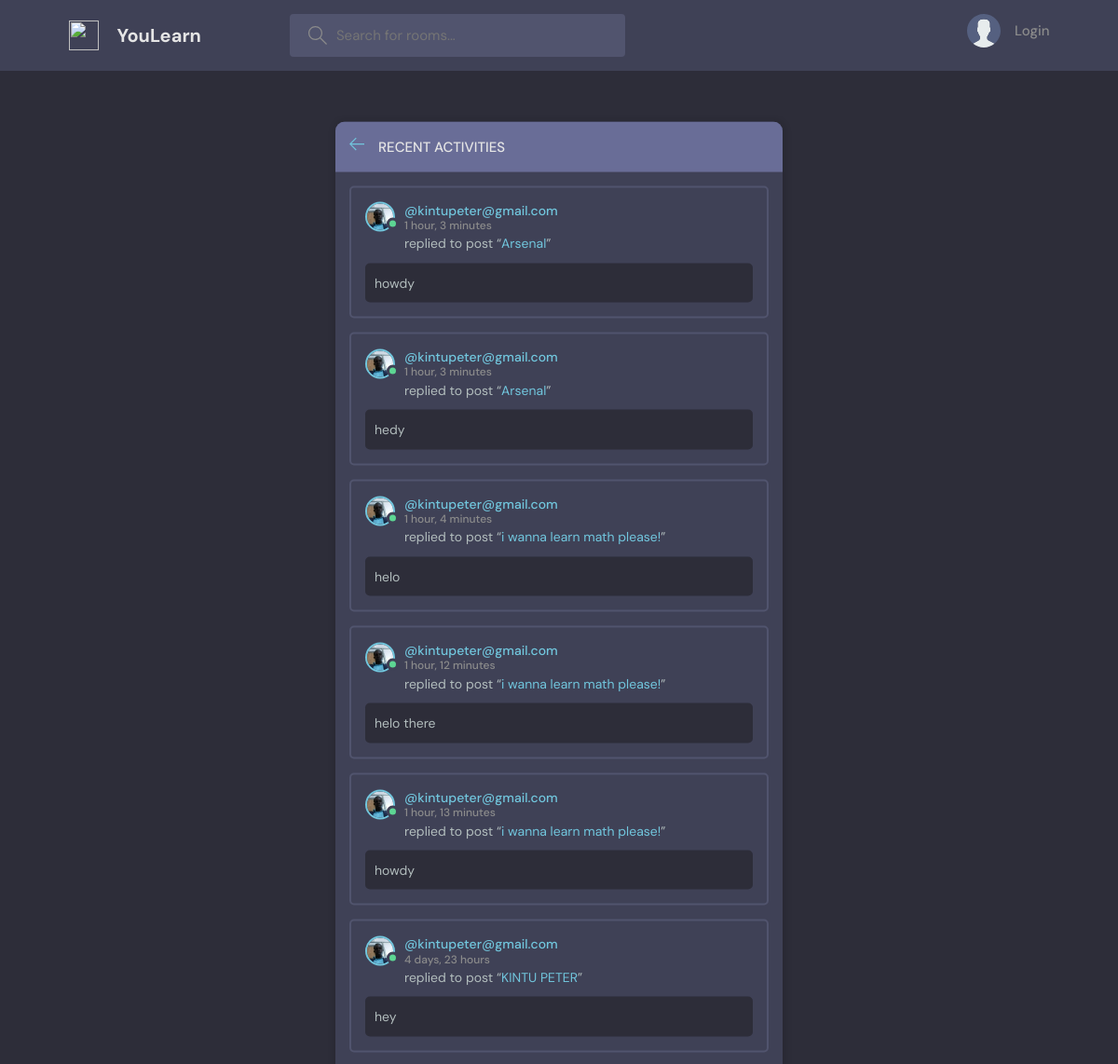
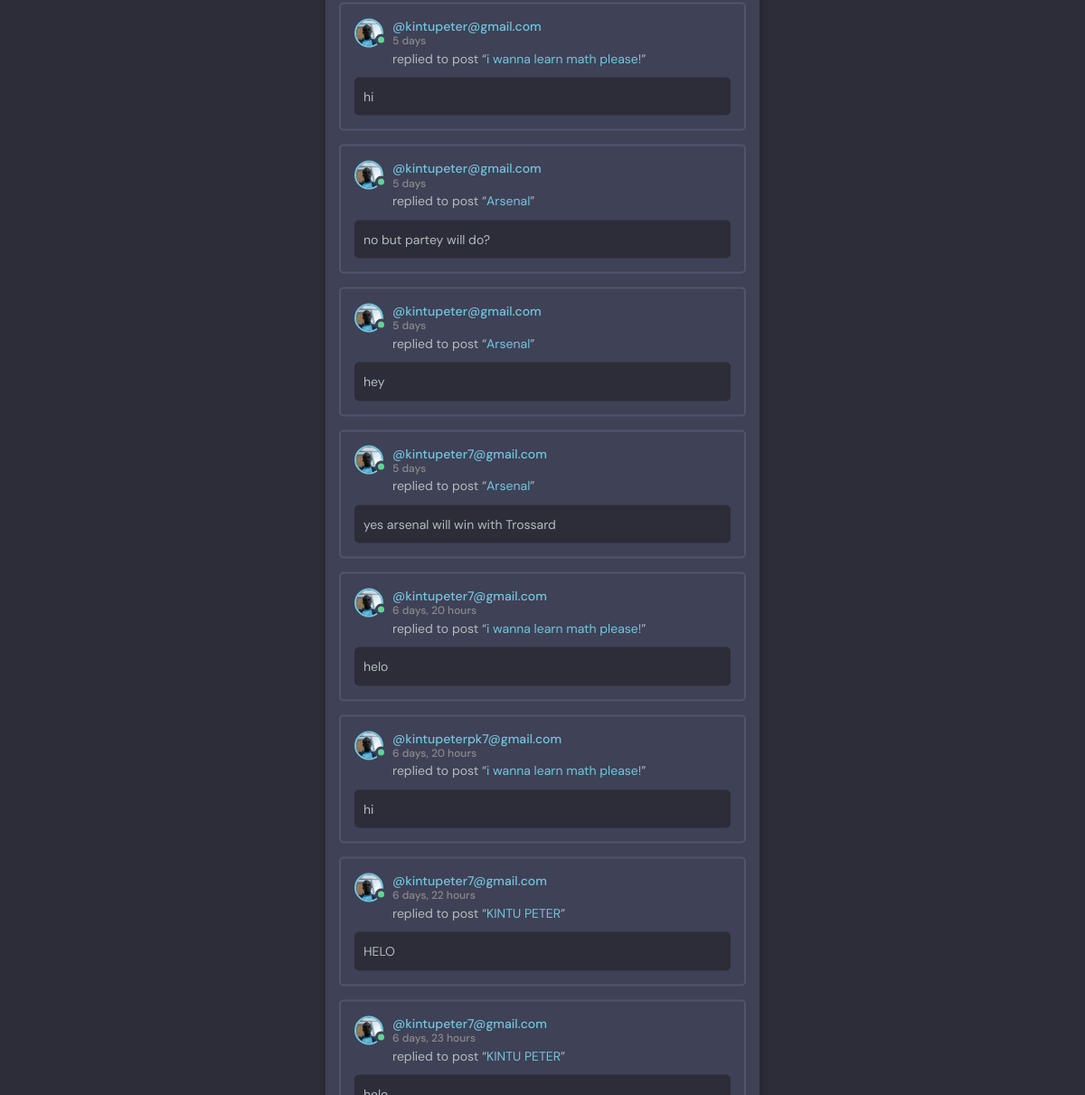
The page /activity/ on the database its author committed (2 pictures, top to bottom).
### Learn/models.py (models this page shows, shortened)
class Message(models.Model):
    user = models.ForeignKey(User, on_delete=models.CASCADE)
    room = models.ForeignKey(Room, on_delete=models.CASCADE)
    body = models.TextField()
    updated = models.DateTimeField(auto_now=True)
    created = models.DateTimeField(auto_now_add=True)
    class Meta:
        ordering = ['-updated', '-created' ]

class User(AbstractUser):
    name = models.CharField(max_length=200, null=True)
    email = models.EmailField(unique=True,  null=True)
    bio = models.TextField(null=True)
    avatar = models.ImageField(null=True, default="avatar.svg")
    USERNAME_FIELD = 'email'
    REQUIRED_FIELDS = []

class Room(models.Model):
    host = topic = models.ForeignKey(User, on_delete=models.SET_NULL, null=True)
    topic = models.ForeignKey(Topic, on_delete=models.SET_NULL, null=True)
    name = models.CharField(max_length=200)
    description = models.TextField(null=True, blank=True)
    participants = models.ManyToManyField(User, related_name='participants', blank=True)
    updated = models.DateTimeField(auto_now=True)
    created = models.DateTimeField(auto_now_add=True)
    class Meta:
        ordering = ['-updated', '-created' ]
    def __str__(self):
          return self.name

### Learn/views.py (the view)
# urls.py: path('activity/', views.activityPage, name="activity"),
def activityPage(request):
    room_messages = Message.objects.all()
    return render(request, 'Learn/activity.html', {'room_messages': room_messages})

### Learn/templates/Learn/activity.html (shortened to what this page needs)
{% extends 'main.html' %}
{% block content %}
    <main class="layout">
      <div class="container">
        <div class="layout__box">
          <div class="layout__boxHeader">
            <div class="layout__boxTitle">
              <a href="{% url 'home' %}">
                <svg version="1.1" xmlns="http://www.w3.org/2000/svg" width="32" height="32" viewBox="0 0 32 32">
                  <title>arrow-left</title>
                  <path
                    d="M13.723 2.286l-13.723 13.714 13.719 13.714 1.616-1.611-10.96-10.96h27.625v-2.286h-27.625l10.965-10.965-1.616-1.607z"
                  ></path>
                </svg>
              </a>
              <h3>Recent Activities</h3>
            </div>
          </div>
            {% for message in room_messages %}
            <div class="activities__box">
              <div class="activities__boxHeader roomListRoom__header">
                <a href="{% url 'user-profile' message.user.id %}" class="roomListRoom__author">
                  <div class="avatar avatar--small active">
                    <img src="{{message.user.avatar.url}}" />
                  </div>
                  <p>
                    @{{message.user}}
                    <span>{{message.created|timesince}}</span>
                  </p>
                </a>
              </div>
              <div class="activities__boxContent">
                <p>replied to post “<a href="{% url 'room' message.room.id %}">{{message.room}}</a>”</p>
                <div class="activities__boxRoomContent">
                  {{message.body}}
                </div>
              </div>
            </div>
          {% endfor %}
          </div>
        </div>
    </main>
    {% endblock content %}

### templates/main.html (shortened to what this page needs)
<!DOCTYPE html>
{% load static %}
<html lang="en">
  <head>
    <link rel="stylesheet" href="{% static 'styles/style.css' %}" />
  </head>
  <body>
    {% include 'navbar.html' %}
    {% block content %}
    {% endblock %}
  </body>
</html>

### templates/navbar.html (shortened to what this page needs)
{% load static %}
<header class="header header--loggedIn">
    <div class="container">
      <a href="{% url 'home' %}" class="header__logo">
        <img src="{% static 'images/logo.svg' %}" />
        <h1>YouLearn</h1>
      </a>
      <form class="header__search" method="GET" action="{% url 'home' %}">
        <label>
          <input name="q" placeholder="Search for rooms..." />
        </label>
      </form>
      <nav class="header__menu">
        {% if request.user.is_authenticated %}
        <div class="header__user">
          <a href="{% url 'update-user' %}">
            <div class="avatar avatar--medium active">
              <img src="{{request.user.avatar.url}}" />
            </div>
            <p>{{request.user.username}}<span>@{{request.user.username}}</span></p>
          </a>
          <button class="dropdown-button">
            <svg version="1.1" xmlns="http://www.w3.org/2000/svg" width="32" height="32" viewBox="0 0 32 32">
              <title>chevron-down</title>
              <path d="M16 21l-13-13h-3l16 16 16-16h-3l-13 13z"></path>
            </svg>
          </button>
        </div>
        {% else %}
          <a href="{% url 'login' %}">
            <img src="{% static 'images/avatar.svg' %}" />
            <p>Login</p>
          </a>
        {% endif %}
      </nav>
    </div>
  </header>

### static/styles/style.css (style rules this page uses)
:root { --color-main: #71c6dd; --color-main-light: #e1f6fb; --color-dark: #3f4156; --color-dark-medium: #51546e; --color-dark-light: #696d97; --color-light: #e5e5e5; --color-gray: #8b8b8b; --color-light-gray: #b2bdbd; --color-bg: #2d2d39; --color-success: #5dd693; --color-error: #fc4b0b; }
* { font-family: "DM Sans", -apple-system, BlinkMacSystemFont, "Segoe UI", Roboto, Oxygen, Ubuntu, Cantarell, "Open Sans", "Helvetica Neue", sans-serif; margin: 0; padding: 0; box-sizing: border-box; text-rendering: optimizeLegibility; font-size: inherit; }
html { font-size: 56.25%; }
@media only screen and (min-width: 1200px) { html { font-size: 62.5%; } }
body { line-height: 1.6; font-weight: 400; font-size: 1.5rem; color: var(--color-light-gray); background-color: var(--color-bg); min-height: 100vh; }
img { width: 100%; }
a { display: inline-block; color: var(--color-main); text-decoration: none; }
.container { max-width: 120rem; width: 90%; margin: auto; }
.avatar { position: relative; display: inline-block; border-radius: 50%; border: 2px solid var(--color-main); }
.avatar img { display: block; border-radius: 50%; object-fit: cover; object-position: center; }
.avatar::after { content: ""; display: block; position: absolute; background-color: var(--color-gray); z-index: 111; border-radius: 50%; border: 0.3rem solid var(--color-dark); }
.avatar.active::after { background-color: var(--color-success); }
.avatar.avatar--small img { width: 2.8rem; height: 2.8rem; }
.avatar.avatar--small:after { width: 0.7rem; height: 0.7rem; bottom: 0px; right: -6px; }
.header { padding: 1.5rem; background-color: var(--color-dark); }
.header > .container { display: flex; gap: 9.5rem; }
.header__logo, .header__user { display: flex; gap: 2rem; align-items: center; }
.header__logo > img { height: 3.2rem; width: 3.2rem; }
.header__logo > h1 { font-weight: 700; font-size: 2rem; color: var(--color-light); }
.header__search > label { background-color: var(--color-dark-medium); padding: 1.3rem 1rem; display: flex; align-items: center; gap: 1rem; border-radius: 4px; }
.header__search svg { fill: var(--color-gray); width: 2rem; height: 2rem; margin-left: 1rem; }
.header__search input { width: 30rem; background: transparent; border: none; outline: none; color: var(--color-light); }
.header__menu { margin-left: auto; position: relative; }
.header__menu a { display: flex; gap: 1.5rem; align-items: center; font-weight: 500; text-decoration: none; color: var(--color-gray); }
.header__menu img { height: 3.6rem; }
.header__menu p { line-height: 1.2; }
.layout { margin-top: 2.4rem; }
.layout > .container { display: flex; justify-content: space-between; align-items: flex-start; }
.layout__box { width: 90%; max-width: 48rem; min-height: 40rem; position: absolute; top: 50%; left: 50%; transform: translate(-50%, -46%); background-color: var(--color-dark); border-radius: 1rem; box-shadow: 1px 1px 6px 3px rgba(0, 0, 0, 0.1); overflow: hidden; }
.layout__boxHeader { display: flex; padding: 1.5rem; background-color: var(--color-dark-light); }
.layout__boxTitle { display: flex; gap: 1.5rem; align-items: center; }
.layout__boxTitle h3 { text-transform: uppercase; font-weight: 500; color: var(--color-light); }
.layout__boxTitle svg { width: 1.6rem; height: 1.6rem; fill: var(--color-main); }
.roomListRoom__header { display: flex; justify-content: space-between; align-items: center; }
.roomListRoom__author { font-weight: 500; display: flex; align-items: center; gap: 1rem; }
.activities__box { margin: 1.5rem; padding: 1.5rem; border: 2px solid var(--color-dark-medium); border-radius: 5px; }
.activities__boxHeader p { font-size: 1.4rem; line-height: 1.3; }
.activities__boxHeader p span { color: var(--color-gray); font-size: 1.2rem; display: block; }
.activities__boxContent { margin-left: 4.2rem; }
.activities__boxContent { font-size: 1.4rem; }
.activities__boxRoomContent { background: var(--color-bg); padding: 1rem; border-radius: 5px; margin-top: 1rem; margin-left: -4.2rem; }

### rows shown on the page
Message: user.avatar (picture), user "kintupeter@gmail.com", created "1 hour, 3 minutes", room "Arsenal", body "howdy"
Message: user.avatar (picture), user "kintupeter@gmail.com", created "1 hour, 3 minutes", room "Arsenal", body "hedy"
Message: user.avatar (picture), user "kintupeter@gmail.com", created "1 hour, 4 minutes", room "i wanna learn math please!", body "helo"
Message: user.avatar (picture), user "kintupeter@gmail.com", created "1 hour, 12 minutes", room "i wanna learn math please!", body "helo there"
Message: user.avatar (picture), user "kintupeter@gmail.com", created "1 hour, 13 minutes", room "i wanna learn math please!", body "howdy"
Message: user.avatar (picture), user "kintupeter@gmail.com", created "4 days, 23 hours", room "KINTU PETER", body "hey"
Message: user.avatar (picture), user "kintupeter@gmail.com", created "5 days", room "i wanna learn math please!", body "hi"
Message: user.avatar (picture), user "kintupeter@gmail.com", created "5 days", room "Arsenal", body "no but partey will do?"
Message: user.avatar (picture), user "kintupeter@gmail.com", created "5 days", room "Arsenal", body "hey"
Message: user.avatar (picture), user "kintupeter7@gmail.com", created "5 days", room "Arsenal", body "yes arsenal will win with Trossard"
Message: user.avatar (picture), user "kintupeter7@gmail.com", created "6 days, 20 hours", room "i wanna learn math please!", body "helo"
Message: user.avatar (picture), user "kintupeterpk7@gmail.com", created "6 days, 20 hours", room "i wanna learn math please!", body "hi"
Message: user.avatar (picture), user "kintupeter7@gmail.com", created "6 days, 22 hours", room "KINTU PETER", body "HELO"
Message: user.avatar (picture), user "kintupeter7@gmail.com", created "6 days, 23 hours", room "KINTU PETER"
